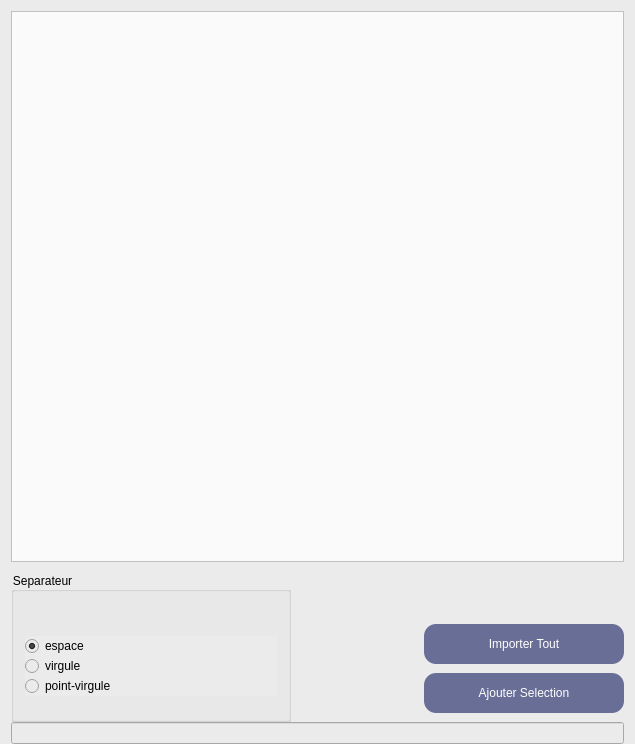
<?xml version="1.0" encoding="UTF-8"?>
<ui version="4.0">
 <class>DSelVal</class>
 <widget class="QWidget" name="DSelVal">
  <property name="geometry">
   <rect>
    <x>0</x>
    <y>0</y>
    <width>635</width>
    <height>744</height>
   </rect>
  </property>
  <property name="sizePolicy">
   <sizepolicy hsizetype="MinimumExpanding" vsizetype="MinimumExpanding">
    <horstretch>0</horstretch>
    <verstretch>0</verstretch>
   </sizepolicy>
  </property>
  <property name="windowTitle">
   <string>Sélection de valeurs</string>
  </property>
  <property name="styleSheet">
   <string notr="true">background:rgb(235,235,235)</string>
  </property>
  <layout class="QVBoxLayout" name="verticalLayout_3">
   <property name="spacing">
    <number>0</number>
   </property>
   <property name="bottomMargin">
    <number>0</number>
   </property>
   <item>
    <widget class="QTextEdit" name="TBtext">
     <property name="minimumSize">
      <size>
       <width>0</width>
       <height>400</height>
      </size>
     </property>
     <property name="styleSheet">
      <string notr="true">background:rgb(250,250,250)</string>
     </property>
    </widget>
   </item>
   <item>
    <spacer name="verticalSpacer_2">
     <property name="orientation">
      <enum>Qt::Vertical</enum>
     </property>
     <property name="sizeType">
      <enum>QSizePolicy::Fixed</enum>
     </property>
     <property name="sizeHint" stdset="0">
      <size>
       <width>20</width>
       <height>10</height>
      </size>
     </property>
    </spacer>
   </item>
   <item>
    <layout class="QHBoxLayout" name="horizontalLayout">
     <item>
      <widget class="QGroupBox" name="BGSeparateur">
       <property name="sizePolicy">
        <sizepolicy hsizetype="Preferred" vsizetype="Preferred">
         <horstretch>0</horstretch>
         <verstretch>0</verstretch>
        </sizepolicy>
       </property>
       <property name="minimumSize">
        <size>
         <width>280</width>
         <height>150</height>
        </size>
       </property>
       <property name="title">
        <string>Separateur</string>
       </property>
       <layout class="QVBoxLayout" name="verticalLayout_4">
        <property name="topMargin">
         <number>15</number>
        </property>
        <property name="bottomMargin">
         <number>0</number>
        </property>
        <item>
         <spacer name="verticalSpacer_3">
          <property name="orientation">
           <enum>Qt::Vertical</enum>
          </property>
          <property name="sizeType">
           <enum>QSizePolicy::Fixed</enum>
          </property>
          <property name="sizeHint" stdset="0">
           <size>
            <width>20</width>
            <height>7</height>
           </size>
          </property>
         </spacer>
        </item>
        <item>
         <layout class="QVBoxLayout" name="verticalLayout">
          <property name="spacing">
           <number>0</number>
          </property>
          <property name="sizeConstraint">
           <enum>QLayout::SetFixedSize</enum>
          </property>
          <item>
           <widget class="QRadioButton" name="Bespace">
            <property name="sizePolicy">
             <sizepolicy hsizetype="Minimum" vsizetype="Fixed">
              <horstretch>0</horstretch>
              <verstretch>0</verstretch>
             </sizepolicy>
            </property>
            <property name="text">
             <string>espace</string>
            </property>
            <property name="checked">
             <bool>true</bool>
            </property>
           </widget>
          </item>
          <item>
           <widget class="QRadioButton" name="Bvirgule">
            <property name="text">
             <string>virgule</string>
            </property>
           </widget>
          </item>
          <item>
           <widget class="QRadioButton" name="BpointVirgule">
            <property name="text">
             <string>point-virgule</string>
            </property>
           </widget>
          </item>
         </layout>
        </item>
       </layout>
      </widget>
     </item>
     <item>
      <spacer name="horizontalSpacer">
       <property name="orientation">
        <enum>Qt::Horizontal</enum>
       </property>
       <property name="sizeHint" stdset="0">
        <size>
         <width>40</width>
         <height>20</height>
        </size>
       </property>
      </spacer>
     </item>
     <item>
      <layout class="QVBoxLayout" name="verticalLayout_2">
       <property name="spacing">
        <number>0</number>
       </property>
       <item>
        <spacer name="verticalSpacer">
         <property name="minimumSize">
          <size>
           <width>23</width>
           <height>43</height>
          </size>
         </property>
         <property name="orientation">
          <enum>Qt::Vertical</enum>
         </property>
         <property name="sizeType">
          <enum>QSizePolicy::Fixed</enum>
         </property>
         <property name="sizeHint" stdset="0">
          <size>
           <width>20</width>
           <height>40</height>
          </size>
         </property>
        </spacer>
       </item>
       <item>
        <widget class="QPushButton" name="BImportTout">
         <property name="sizePolicy">
          <sizepolicy hsizetype="Preferred" vsizetype="Preferred">
           <horstretch>0</horstretch>
           <verstretch>0</verstretch>
          </sizepolicy>
         </property>
         <property name="minimumSize">
          <size>
           <width>200</width>
           <height>40</height>
          </size>
         </property>
         <property name="maximumSize">
          <size>
           <width>200</width>
           <height>40</height>
          </size>
         </property>
         <property name="styleSheet">
          <string notr="true">background-color:rgb(104,110,149);
color :white;
border-radius : 12px
</string>
         </property>
         <property name="text">
          <string>Importer Tout</string>
         </property>
        </widget>
       </item>
       <item>
        <widget class="QPushButton" name="BImportSel">
         <property name="sizePolicy">
          <sizepolicy hsizetype="Fixed" vsizetype="Fixed">
           <horstretch>0</horstretch>
           <verstretch>0</verstretch>
          </sizepolicy>
         </property>
         <property name="minimumSize">
          <size>
           <width>200</width>
           <height>40</height>
          </size>
         </property>
         <property name="maximumSize">
          <size>
           <width>200</width>
           <height>40</height>
          </size>
         </property>
         <property name="styleSheet">
          <string notr="true">background-color:rgb(104,110,149);
color :white;
border-radius : 12px
</string>
         </property>
         <property name="text">
          <string>Ajouter Selection</string>
         </property>
        </widget>
       </item>
      </layout>
     </item>
    </layout>
   </item>
   <item>
    <widget class="QLineEdit" name="sb">
     <property name="maximumSize">
      <size>
       <width>16777215</width>
       <height>31</height>
      </size>
     </property>
    </widget>
   </item>
  </layout>
 </widget>
 <layoutdefault spacing="6" margin="11"/>
 <pixmapfunction>qPixmapFromMimeSource</pixmapfunction>
 <resources/>
 <connections/>
</ui>
